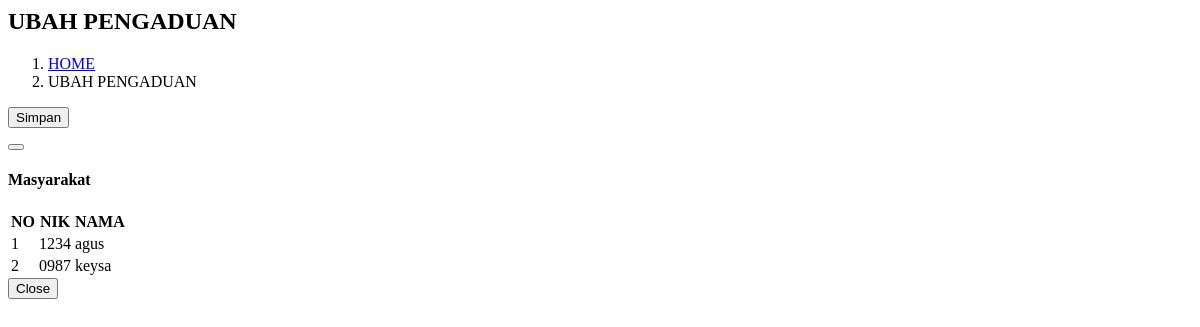
The app's page /pages/pengaduan/ubah_pengaduan.php?id=13, older data.
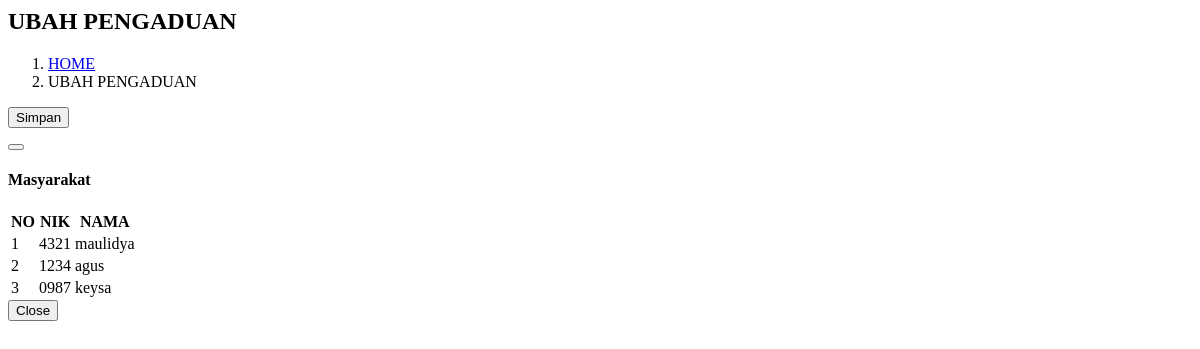
The same page, newer data.
### tables this page shows
CREATE TABLE `masyarakat` (
  `nik` char(16) NOT NULL,
  `nama` varchar(50) NOT NULL,
  `username` varchar(50) NOT NULL,
  `password` varchar(30) NOT NULL,
  `no_telp` varchar(15) NOT NULL,
  `level` varchar(10) NOT NULL DEFAULT 'masyarakat',
  `email` varchar(100) NOT NULL
);

### pages/pengaduan/ubah_pengaduan.php (the view, shortened to what this page needs)
<head>
</head>
<div class="content-wrapper">
  <section class="content-header">
    <h1>
      UBAH PENGADUAN
    </h1>
    <ol class="breadcrumb">
      <li><a href="index.php"><i class="fa fa-dashboard"></i> HOME</a></li>
      <li class="active">UBAH PENGADUAN</li>
    </ol>
  </section>
  <section class="content">
    <div class="row">
      <div class="col-md-12">
        <div class="box box-primary">
          <form role="form" method="post" action="pages/pengaduan/ubah_pengaduan_proses.php" enctype="multipart/form-data">
            <div class="box-footer">
              <button type="submit" class="btn btn-primary" title="Simpan Data"> <i class="glyphicon glyphicon-floppy-disk"></i> Simpan</button>
            </div>
          </form>
        </div>
        <div class="modal fade" id="myModal" role="dialog">
          <div class="modal-dialog">
            <div class="modal-content">
              <div class="modal-header">
                <button type="button" class="close" data-dismiss="modal"></button>
                <h4 class="modal-title">Masyarakat</h4>
              </div>
              <div class="modal-body">
                <table id="masyarakatTable" class="table table-bordered">
                  <thead>
                    <tr>
                      <th>NO</th>
                      <th>NIK</th>
                      <th>NAMA</th>
                    </tr>
                  </thead>
                  <tbody>
                    <?php
                    include "conf/conn.php";
                    $no = 0;
                    $query = mysqli_query($koneksi, "SELECT * FROM masyarakat ORDER BY nik DESC") or die(mysqli_error($koneksi));
                    while ($row = mysqli_fetch_array($query)) {
                    ?>
                      <tr class="pilih" data-nik="<?php echo $row['nik']; ?>">
                        <td><?php echo $no = $no + 1; ?></td>
                        <td><?php echo $row['nik']; ?></td>
                        <td><?php echo $row['nama']; ?></td>
                      </tr>
                    <?php } ?>
                  </tbody>
                </table>
              </div>
              <div class="modal-footer">
                <button type="button" class="btn btn-default" data-dismiss="modal">Close</button>
              </div>
            </div>
          </div>
        </div>

Row changes from the older to the newer data that the page shows:
added masyarakat: nik "4321", nama "maulidya"
changed masyarakat "agus": no "1" → "2"
changed masyarakat "keysa": no "2" → "3"
